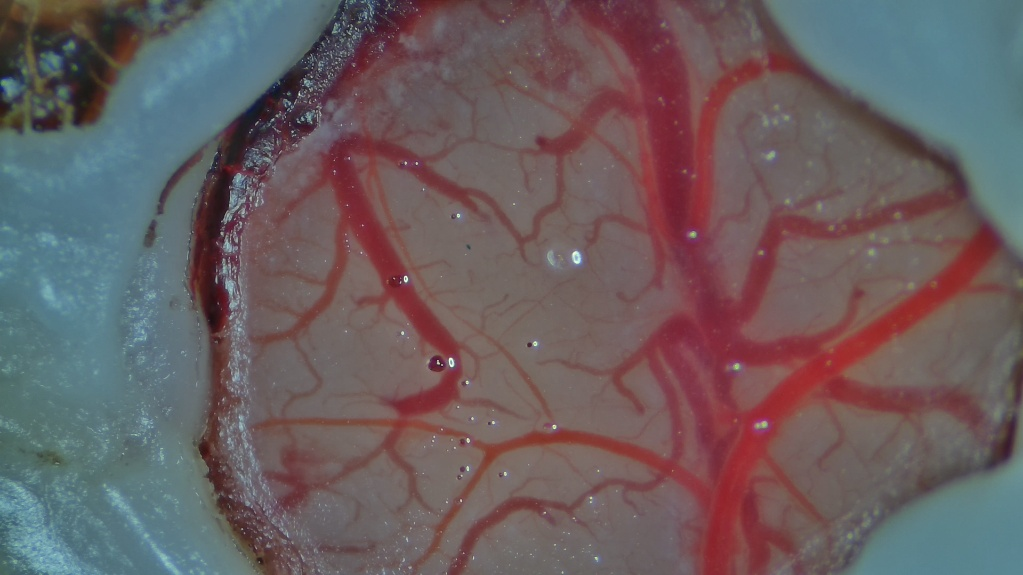
#> input picture video2/ex1.jpg, 1023 x 575 px
$ python green.py
#> lines starting #> are read from the running program, lines starting #| are printed output that depends on the picture; after the words box and inside, x2 and y2 are one past the last pixel; in counts of white or black regions, pixels touching at a corner belong together
import cv2 # 영상처리 핵심 라이브러리
import numpy as np # 배열 연산
import matplotlib.pyplot as plt # 시각화
# 혈관의 골격 추출로 중심선 파악
from skimage.filters import sato # Sato 필터 (곡선 구조 검출, 현재 미사용)
from skimage.morphology import skeletonize # 중심선 추출
# 거리 변환으로 혈관 두께 계산
from scipy.ndimage import distance_transform_edt # 거리 변환 (직경 측정용)

class FinalVesselSystem:
    # 격자 간격 설정 (현재 미사용)
    def __init__(self, grid_spacing=80):
        self.grid_spacing = grid_spacing

    # 색상 기반 ROI 추출
    def get_color_roi(self, raw_img):
        """[로직 1] 색상 기반 ROI: 붉은색 채널을 이용하여 노이즈 영역 제거"""
        # Lab 색공간에서 'a' 채널(빨강-초록)은 혈관 영역 탐지에 매우 강력함
        # a 채널: 망막의 붉은 혈관 조직은 높은 값, 검은 배경은 중간값(128)
        # RGB vs Lab: 조명 변화에 강하고, 색상 분리가 명확
        lab = cv2.cvtColor(raw_img, cv2.COLOR_BGR2Lab)
        a_channel = lab[:, :, 1]

        # 1. 붉은 성분 추출을 위한 임계값 처리
        # 21x21 커널: 큰 커널로 노이즈 제거하면서 부드러운 경계 생성
        # 135임계값: 붉은 조직은 통과, 배경은 차단
        # 결과: 망막 영역은 흰색(225), 배경은 검은색(0)
        blur = cv2.GaussianBlur(a_channel, (21, 21), 0)
        _, thresh = cv2.threshold(blur, 135, 255, cv2.THRESH_BINARY) # 135는 붉은색 감도 조절용

        # 2. 강력한 모폴로지로 조각난 영역 합치기
        # CLOSE 연산: 팽창 -> 침식 순서로 진행
        # 효과: 작은 구멍 메우기, 끊어진 영역 연결
        # 25x25 커널: 망막 내부의 혈관 음영으로 생긴 작은 틈새 메우기
        kernel = np.ones((25, 25), np.uint8)
        morphed = cv2.morphologyEx(thresh, cv2.MORPH_CLOSE, kernel)

        # 3. 가장 큰 덩어리만 선택 후 매끄럽게 연결
        # findContours: 흰색 영역의 외곽선 탐지
        # 혈관 음영으로 생긴 오목한 부분을 매끄럽게 연결
        contours, _ = cv2.findContours(morphed, cv2.RETR_EXTERNAL, cv2.CHAIN_APPROX_SIMPLE)
        if not contours: return None, None

        main_cnt = max(contours, key=cv2.contourArea) # 면적이 가장 큰 윤곽선
        hull = cv2.convexHull(main_cnt) # 볼록 껍질

        # 4. 최종 마스크 생성
        # 검은 캔버스에 hull 영역을 흰색으로 채운 이진 마스크 반환
        mask = np.zeros(raw_img.shape[:2], dtype=np.uint8)
        cv2.drawContours(mask, [hull], -1, 255, -1)
        return mask, hull

    def get_clean_vessels(self, raw_img, roi_mask):
        """[로직 2] 혈관 정밀 추출: CLAHE 대비 강화 + 적응형 이진화"""
        gray = cv2.cvtColor(raw_img, cv2.COLOR_BGR2GRAY)
        masked = cv2.bitwise_and(gray, gray, mask=roi_mask)

        # 미세혈관 대비 강화
        clahe = cv2.createCLAHE(clipLimit=3.0, tileGridSize=(8, 8))
        enhanced = clahe.apply(masked)

        # 혈관 추출
        vessel = cv2.adaptiveThreshold(enhanced, 255, cv2.ADAPTIVE_THRESH_GAUSSIAN_C,
                                      cv2.THRESH_BINARY_INV, 21, 7)
        return cv2.bitwise_and(vessel, vessel, mask=roi_mask)

    def analyze(self, img_path):
#> called with img_path = 'ex1.jpg'
        raw = cv2.imread(img_path)
#> raw is the input picture: shape (575, 1023, 3); mean B, G, R 96.2, 93.7, 105.9
        if raw is None: return

        # 1. 정밀 ROI (붉은색 기반)
        roi_mask, hull = self.get_color_roi(raw)
#> in get_color_roi, `lab = cv2.cvtColor(raw_img, cv2.COLOR_BGR2Lab)`: lab: shape (575, 1023, 3); mean of channels 0, 1, 2 105.8, 134.4, 129.5
#> in get_color_roi, `a_channel = lab[:, :, 1]`:
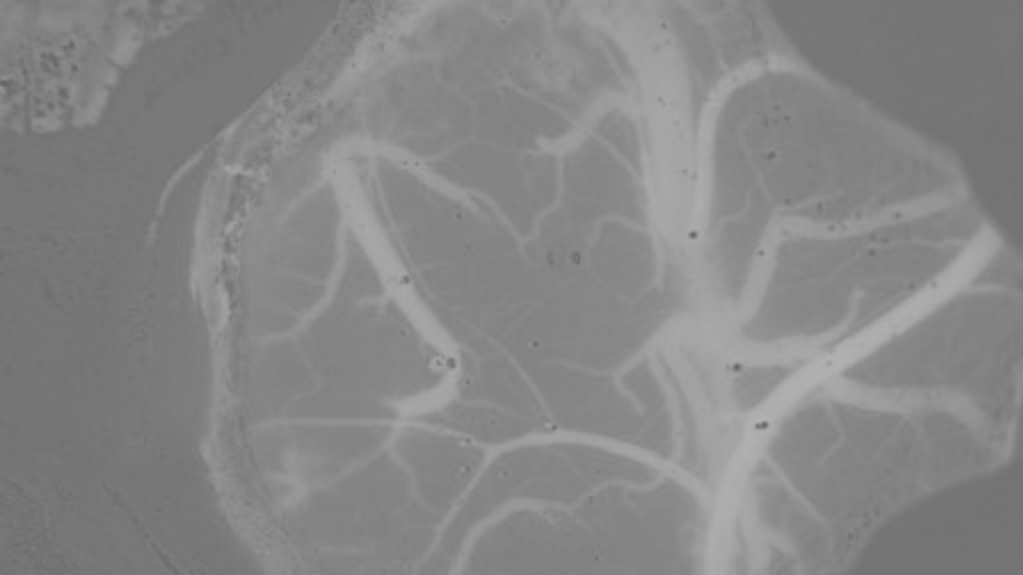
#> a_channel: shape (575, 1023); min 99, max 179, mean 134.4
#> in get_color_roi, `_, thresh = cv2.threshold(blur, 135, 255, cv2.THRESH_BINARY)`:
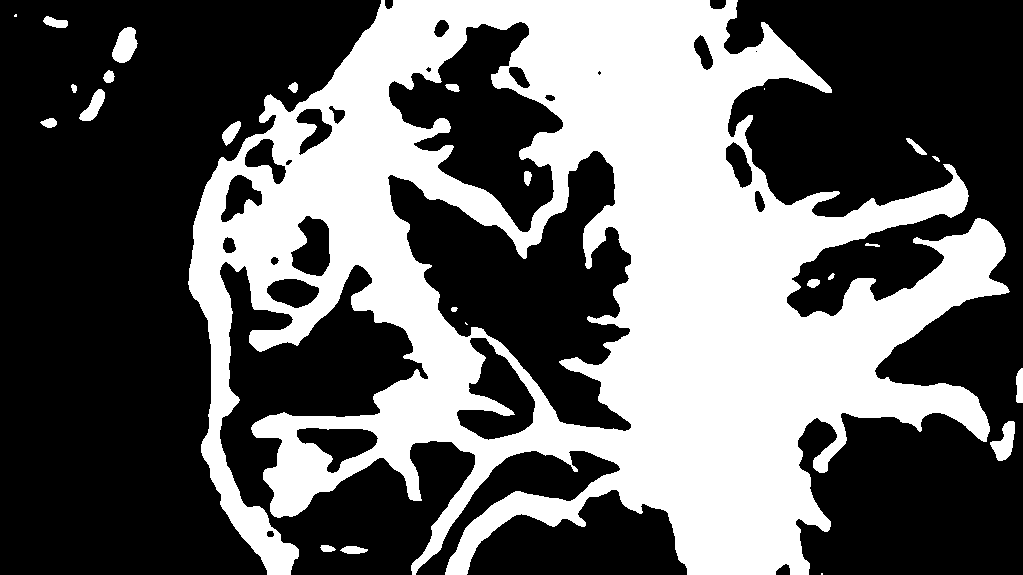
#> thresh: shape (575, 1023); 38.8% white; 25 white regions (4 under 20 px), largest, box (x1, y1, x2, y2) and area: (188, 0, 1010, 575) 224760, (112, 27, 138, 63) 635, (990, 421, 1015, 461) 561
#> in get_color_roi, `morphed = cv2.morphologyEx(thresh, cv2.MORPH_CLOSE, kernel)`: morphed: shape (575, 1023); 45.2% white; 6 white regions (1 under 20 px)
#> in get_color_roi, `contours, _ = cv2.findContours(morphed, cv2.RETR_EXTERNAL, cv2.CHAIN_A..`: contours = 6 contours, 2 with area under 20; largest, box (x1, y1, x2, y2) and area: (188, 0, 1023, 575) 329885, (40, 27, 138, 128) 1536, (43, 16, 68, 28) 166, (906, 138, 927, 155) 100
#> in get_color_roi, `main_cnt = max(contours, key=cv2.contourArea)`: main_cnt = contour of 954 points, box (x1, y1, x2, y2) (188, 0, 1023, 575), area 329885
#> in get_color_roi, `hull = cv2.convexHull(main_cnt)`: hull = contour of 27 points, box (x1, y1, x2, y2) (188, 0, 1023, 575), area 410260
#> in get_color_roi, `cv2.drawContours(mask, [hull], -1, 255, -1)`:
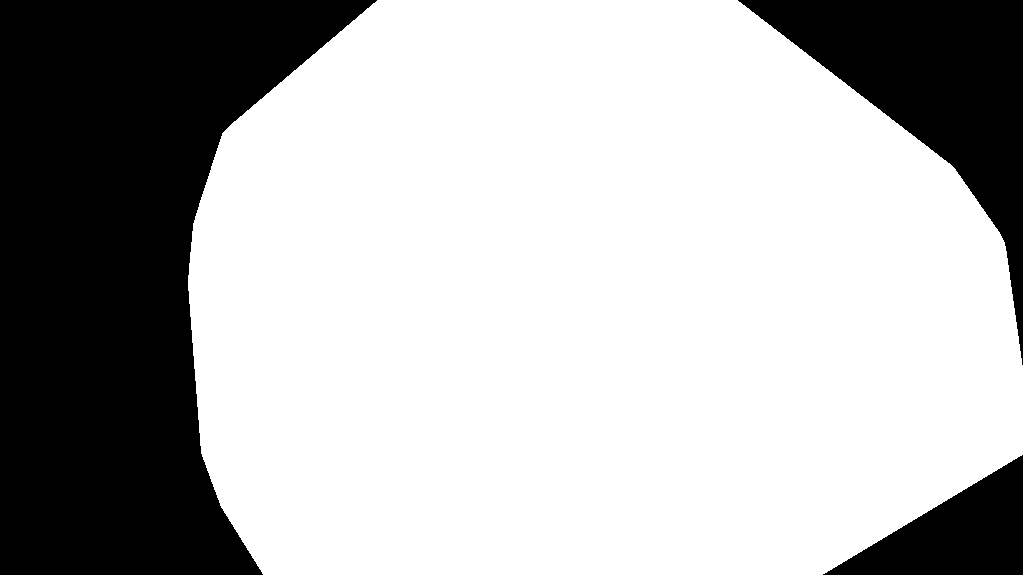
#> mask: shape (575, 1023); 69.9% white; 3 black regions, box (x1, y1, x2, y2) and area: (0, 0, 377, 575) 130848, (738, 0, 1023, 365) 33945, (823, 455, 1023, 575) 12060
        if roi_mask is None: return

        # 2. 혈관 및 중심선
        vessel = self.get_clean_vessels(raw, roi_mask)
#> in get_clean_vessels, `enhanced = clahe.apply(masked)`:
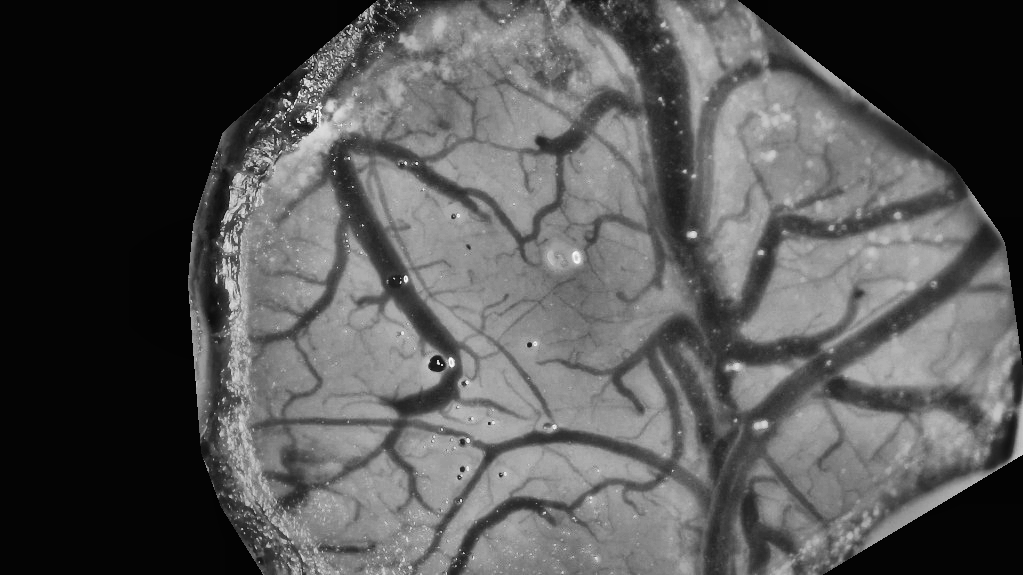
#> enhanced: shape (575, 1023); min 2, max 252, mean 84.9
#> in get_clean_vessels, `vessel = cv2.adaptiveThreshold(enhanced, 255, cv2.ADAPTIVE_THRESH_GAUS..`: vessel: shape (575, 1023); 17.8% white; 3463 white regions (3007 under 20 px), largest, box (x1, y1, x2, y2) and area: (183, 0, 428, 575) 16796, (245, 293, 702, 575) 11300, (376, 70, 666, 294) 6284
#> in get_clean_vessels, `return cv2.bitwise_and(vessel, vessel, mask=roi_mask)`: returned value: shape (575, 1023); 16.6% white; 3465 white regions (3011 under 20 px), largest, box (x1, y1, x2, y2) and area: (200, 0, 428, 575) 13618, (245, 293, 702, 575) 11300, (376, 70, 666, 294) 6284
        skeleton = skeletonize(vessel > 0).astype(np.uint8) * 255
#> skeleton: shape (575, 1023); 6.1% white in thin lines or dots, all inside (x1, y1, x2, y2) = (192, 0, 1019, 575)

        # 3. 지표 계산
        dist_map = distance_transform_edt(vessel > 0)
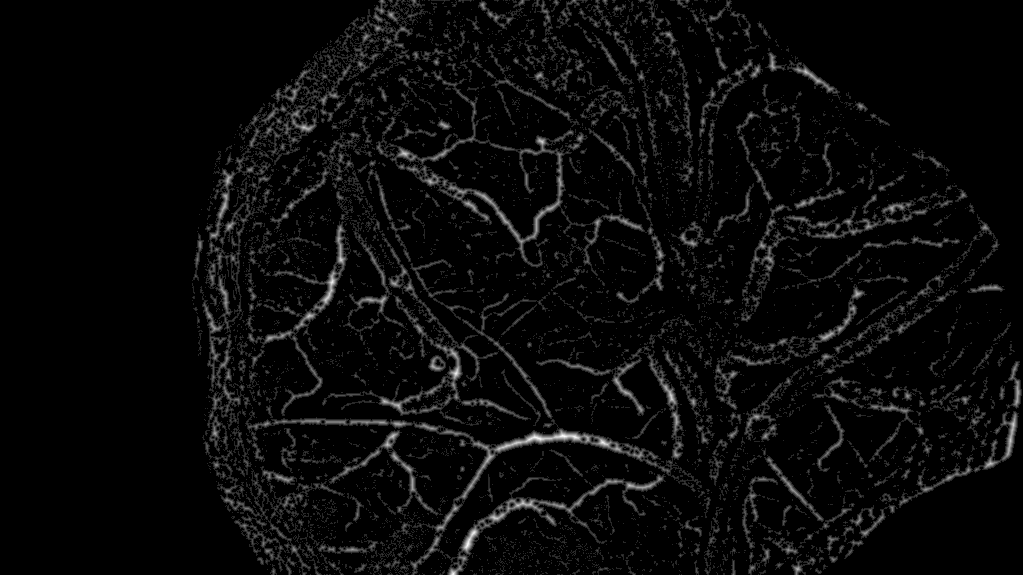
#> dist_map: shape (575, 1023) float64; min 0, max 6.32, mean 0.24; drawn with min black and max white
        avg_dia = np.mean(dist_map[skeleton > 0]) * 2 if np.any(skeleton) else 0
#> avg_dia = 2.96
        density = np.sum(vessel > 0) / np.sum(roi_mask > 0)
#> density = 0.237

        # 시각화 데이터 구성
        final_viz = raw.copy()
        cv2.drawContours(final_viz, [hull], -1, (255, 0, 0), 3) # 파란색 ROI
        final_viz[vessel > 0] = [0, 255, 0] # 초록색 혈관
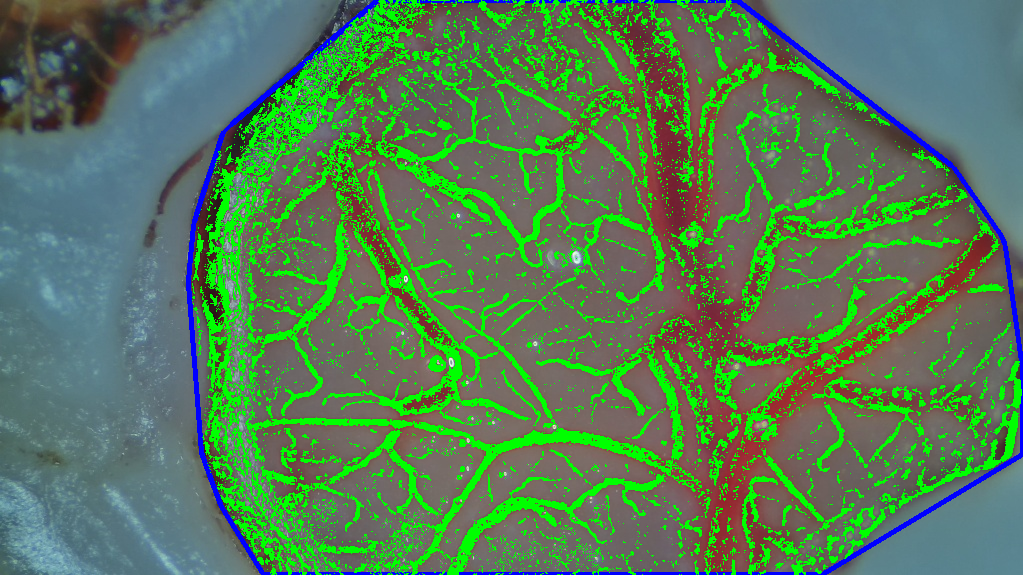
#> final_viz: shape (575, 1023, 3); mean B, G, R 86.8, 123.4, 86.6

        # 9분할 시각화 시연
        imgs = [raw, cv2.cvtColor(raw, cv2.COLOR_BGR2Lab)[:,:,1], roi_mask, vessel, skeleton, final_viz]
        titles = ['Original', 'A-Channel (Redness)', 'Refined ROI Mask', 'Vessel Map', 'Skeleton', 'Final Overlay']

        plt.figure(figsize=(16, 10))
        for i, (img, title) in enumerate(zip(imgs, titles)):
            plt.subplot(2, 3, i+1)
            plt.imshow(cv2.cvtColor(img, cv2.COLOR_BGR2RGB) if len(img.shape)==3 else img, cmap='gray')
            plt.title(title)
            plt.axis('off')
#> this loop made 6 passes

        report = f"Density: {density:.4f} | Avg Diameter: {avg_dia:.2f} px"
#> report = 'Density: 0.2375 | Avg Diameter: 2.96 px'
        plt.figtext(0.5, 0.05, report, ha="center", fontsize=15, bbox={"facecolor":"blue", "alpha":0.1, "pad":10})
        plt.show()
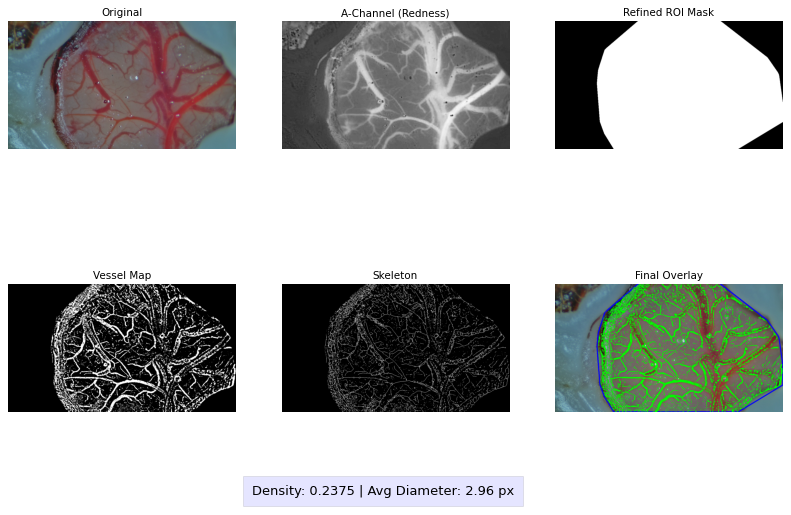
#> figure drawn by matplotlib, 6 panels

if __name__ == "__main__":
    analyzer = FinalVesselSystem()
    analyzer.analyze('ex1.jpg')

$ run again, with video2/ex2.jpg copied over video2/ex1.jpg
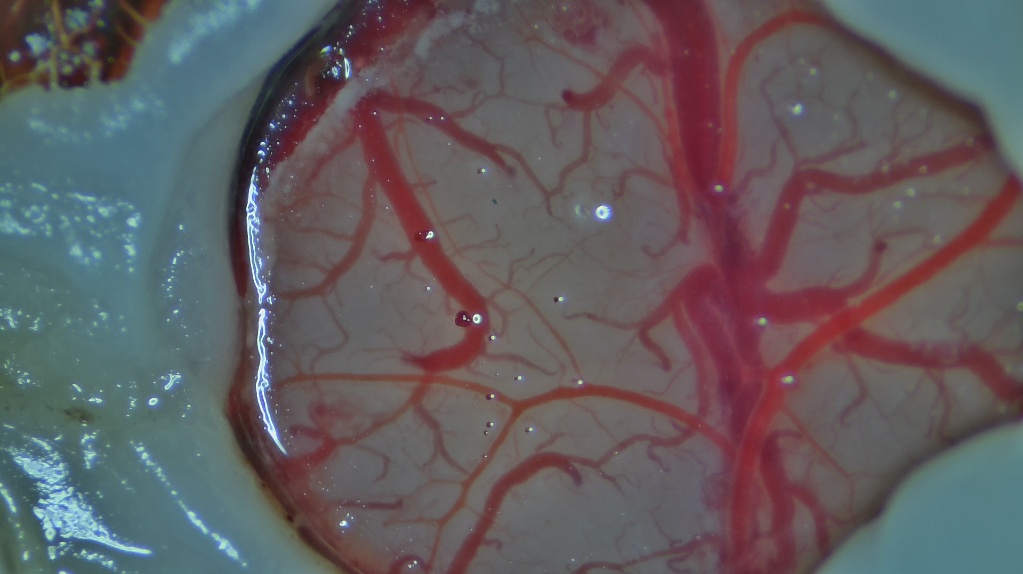
#> input picture video2/ex2.jpg, 1023 x 574 px
#> in analyze, raw is the input picture: shape (574, 1023, 3); mean B, G, R 95.5, 92.2, 97.9
#> lab: shape (574, 1023, 3); mean of channels 0, 1, 2 102.4, 131.9, 127.9
#> in get_color_roi, `_, thresh = cv2.threshold(blur, 135, 255, cv2.THRESH_BINARY)`:
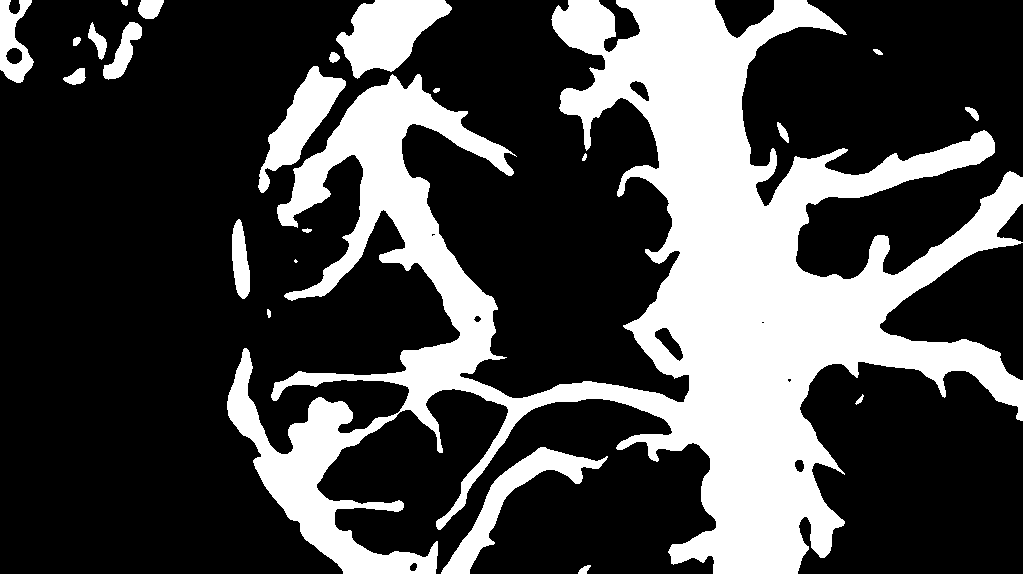
#> thresh: shape (574, 1023); 28.5% white; 23 white regions (1 under 20 px), largest, box (x1, y1, x2, y2) and area: (227, 0, 1023, 574) 149255, (336, 0, 452, 79) 5233, (441, 447, 608, 574) 4142
#> morphed: shape (574, 1023); 33.1% white; 8 white regions (1 under 20 px)
#> contours = 8 contours, 1 with area under 20; largest, box (x1, y1, x2, y2) and area: (227, 0, 1023, 574) 204085, (63, 0, 164, 85) 3496, (0, 0, 34, 83) 1975, (232, 219, 250, 299) 957, (578, 565, 591, 574) 72, (873, 49, 883, 55) 27, (267, 309, 271, 318) 21
#> main_cnt = contour of 1854 points, box (x1, y1, x2, y2) (227, 0, 1023, 574), area 204085
#> in get_color_roi, `hull = cv2.convexHull(main_cnt)`: hull = contour of 23 points, box (x1, y1, x2, y2) (227, 0, 1023, 574), area 399636
#> mask: shape (574, 1023); 68.2% white; 3 black regions, box (x1, y1, x2, y2) and area: (0, 0, 355, 574) 154395, (801, 421, 1023, 574) 16999, (823, 0, 1023, 171) 15069
#> vessel: shape (574, 1023); 15.7% white; 2585 white regions (2182 under 20 px), largest, box (x1, y1, x2, y2) and area: (222, 0, 735, 574) 18018, (370, 137, 584, 382) 6186, (759, 66, 979, 281) 4057
#> skeleton: shape (574, 1023); 4.9% white in thin lines or dots, all inside (x1, y1, x2, y2) = (233, 0, 1023, 574)
#> avg_dia = 3.17
#> density = 0.216
#> in analyze, `final_viz[vessel > 0] = [0, 255, 0]`:
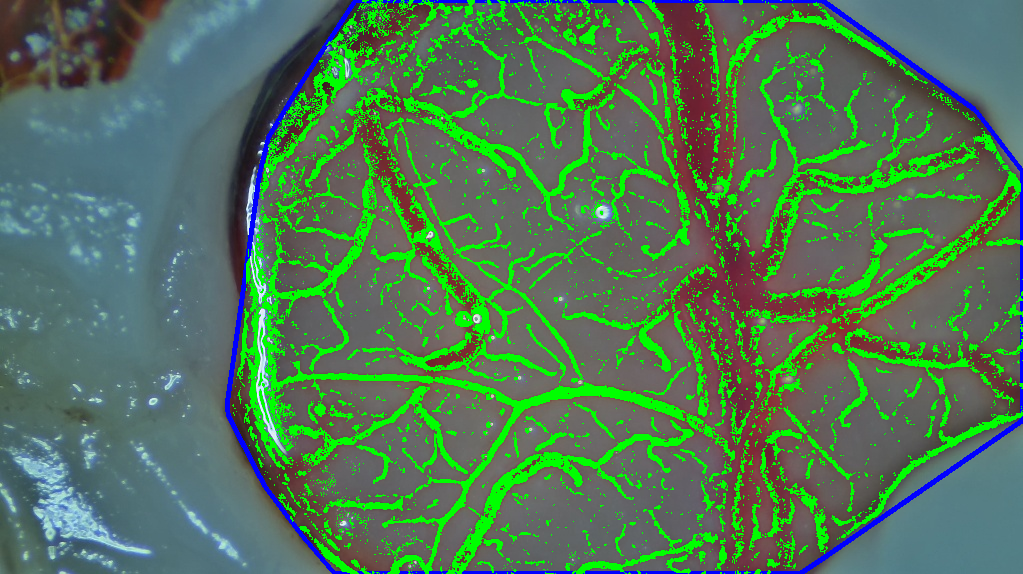
#> final_viz: shape (574, 1023, 3); mean B, G, R 87.1, 118.5, 81.7
#> the loop in analyze, `for i, (img, title) in enumerate(zip(imgs, titles)):` made 6 passes
#> report = 'Density: 0.2158 | Avg Diameter: 3.17 px'
